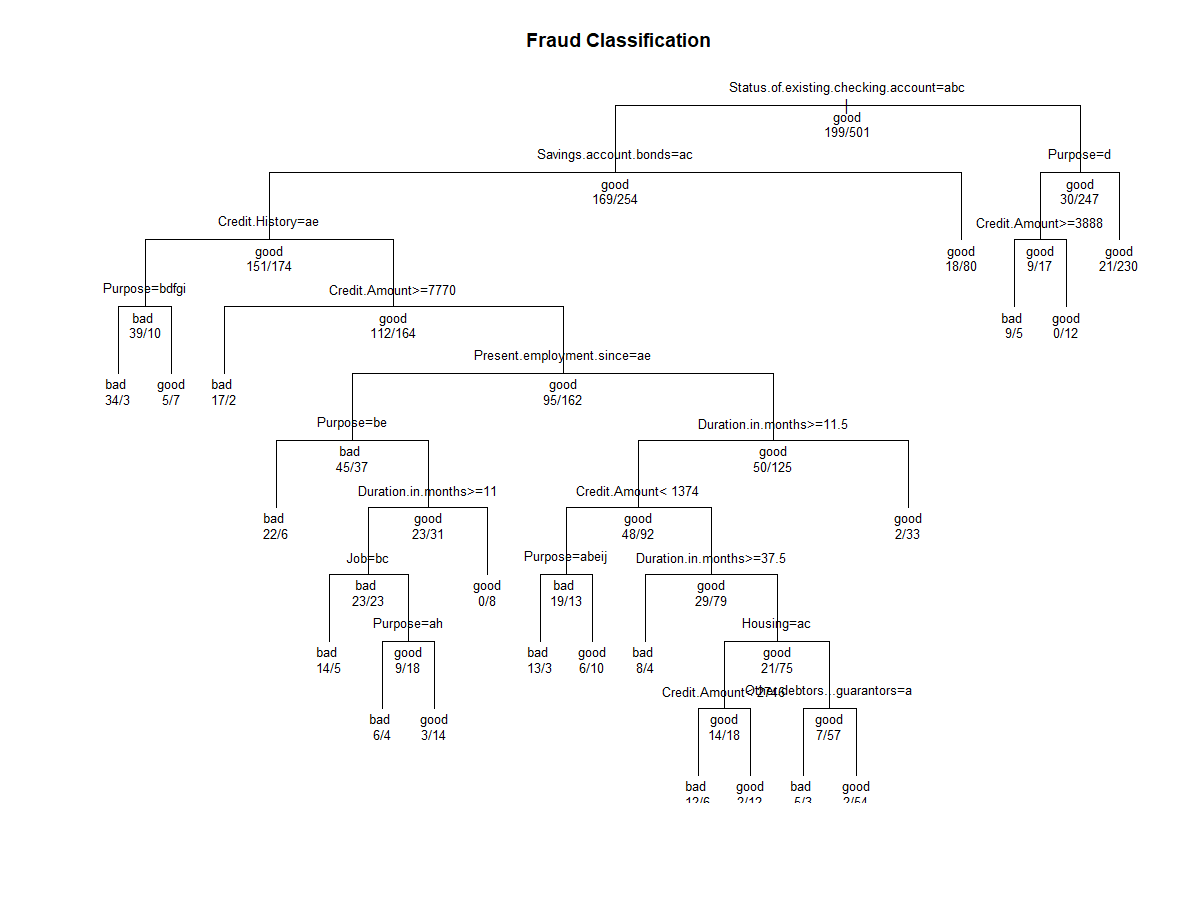

Here is the R script that generated this plot:
# Importing the required libraries
library(rpart)
library(caret)
library(ggplot2)

#Importing the required dataset
credit <- read.csv('HacktoberFest_2021\\MLProjects\\ML Using R\\CreditCard.csv')
View(credit)
c <- read.csv('HacktoberFest_2021\\MLProjects\\ML Using R\\CreditCard.csv')
nrow(credit)-sum(complete.cases(credit))

#train test split
train <- sample(1:nrow(credit), size = ceiling(0.70*nrow(credit)), replace = TRUE)
c_train <- credit[train, ]
c_test <- credit[-train, ]
c1_test <- c_test[, -21]

#building model
tree <- rpart(Fraud~., data = c_train)

#predicting the model
p <- predict(object=tree,c1_test,type="class")
confusionMatrix(table(p, c_test$Fraud))

#plotting the decision tree
plot(tree)
plot(tree, uniform=TRUE, main="Fraud Classification")
text(tree, use.n=TRUE, all=TRUE, cex = .8)
